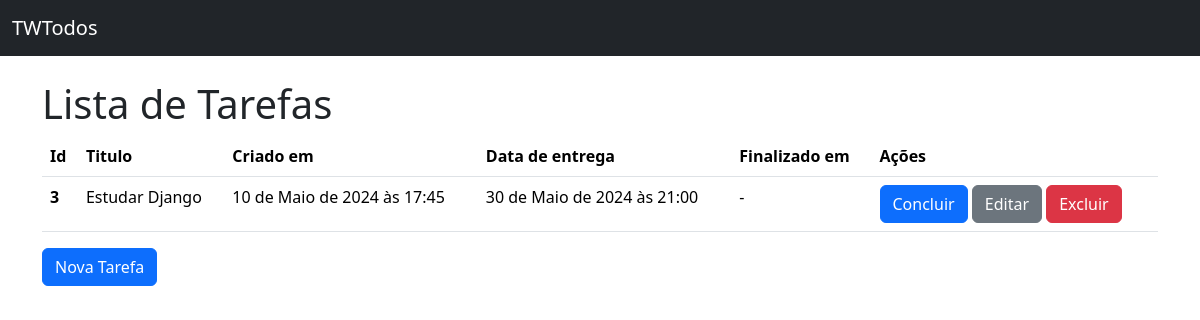
/, run on an earlier commit of the app's database.
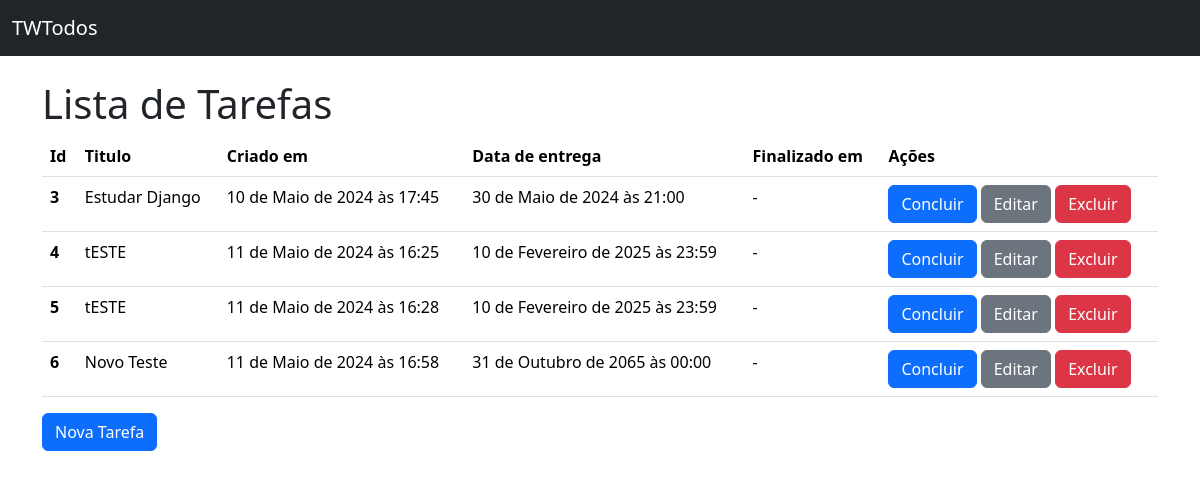
And on a later commit of the database.
### todos/models.py (models this page shows, shortened)
class Todos(models.Model):
    titulo = models.CharField(verbose_name="Título: ", max_length=100, null=False, blank=False)
    data_criacao = models.DateTimeField(auto_now_add=True, null=False, blank=False)
    data_entrega = models.DateTimeField(verbose_name="Data de Entrega: ",null=False, blank=False)
    data_finalizacao = models.DateTimeField(null=True)
    class Meta:
        ordering = ["data_entrega"]

### todos/views.py (the view)
# urls.py: path("", TodosListView.as_view(), name="todos_list"),
class TodosListView(ListView):
    model = Todos

### todos/templates/todos/todos_list.html (shortened to what this page needs)
{% extends "base.html" %}
{% block content %}
<h1>Lista de Tarefas</h1>
{% if todos_list %}
<table class="table">
  <thead>
    <tr>
      <th scope="col">Id</th>
      <th scope="col">Titulo</th>
      <th scope="col">Criado em</th>
      <th scope="col">Data de entrega</th>
      <th scope="col">Finalizado em</th>
      <th scope="col">Ações</th>
    </tr>
  </thead>
  <tbody>
    {% for todo in todos_list  %}
    <tr>
      <th scope="row">{{ todo.pk }}</th>
      <td>{{ todo.titulo }}</td>
      <td>{{ todo.data_criacao }}</td>
      <td>{{ todo.data_entrega }}</td>
      <td>{{ todo.data_finalizacao|default:"-" }}</td>
      <td>
        <a
          href="{% url 'todos_complete' pk=todo.pk %}"
          class="btn btn-primary bt-sm {% if todo.data_finalizacao %}disabled{% endif %}">
          Concluir
        </a>
        <a href="{% url 'todos_update' pk=todo.pk %}"
          class="btn btn-secondary bt-sm {% if todo.data_finalizacao %}disabled{% endif %}">
          Editar
        </a>
        <a href="{% url 'todos_delete' pk=todo.pk %}" class="btn btn-danger bt-sm">Excluir</a>
      </td>
    </tr>
    {% endfor %}
  </tbody>
</table>
{% else %}
<p>Não há tarefas cadastradas</p>
{% endif %}
<a href="{% url "todos_create" %}" class="btn btn-primary">Nova Tarefa</a>
{% endblock content %}

What changed in the data, as far as the page shows it:
added Todos: pk "4", titulo "tESTE", data_criacao "11 de Maio de 2024 às 16:25", data_entrega "10 de Fevereiro de 2025 às 23:59", data_finalizacao "-"
added Todos: pk "5", titulo "tESTE", data_criacao "11 de Maio de 2024 às 16:28", data_entrega "10 de Fevereiro de 2025 às 23:59", data_finalizacao "-"
added Todos: pk "6", titulo "Novo Teste", data_criacao "11 de Maio de 2024 às 16:58", data_entrega "31 de Outubro de 2065 às 00:00", data_finalizacao "-"
